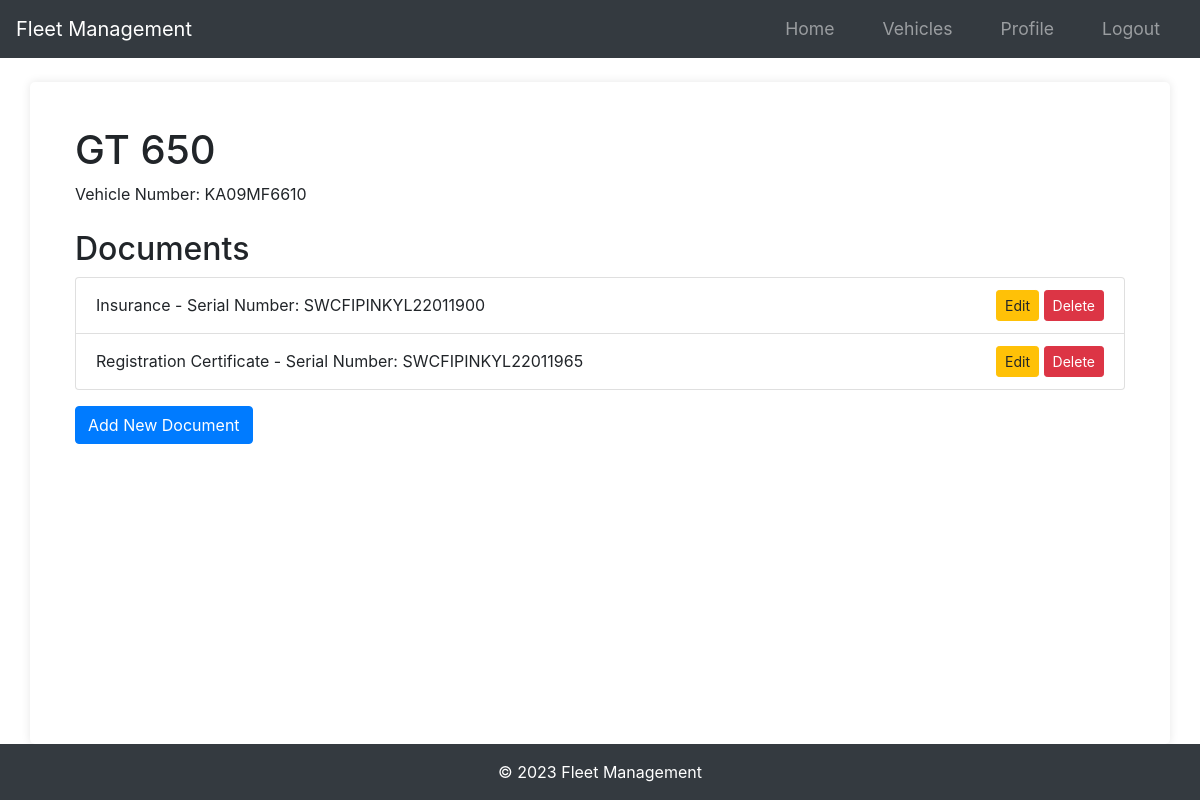
The app's page /vehicle/1 (signed in), older data.
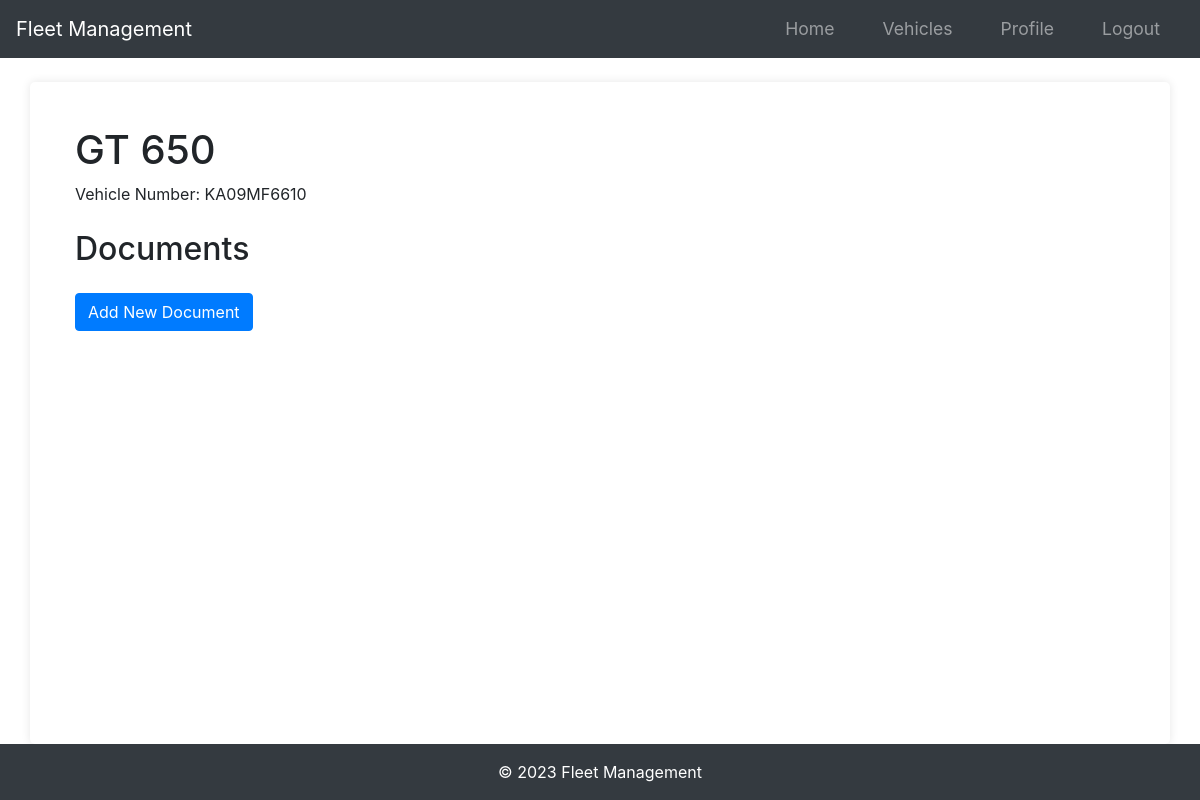
The same page, newer data.
### app/models.py (models this page shows)
class Document(db.Model):
    id = db.Column(db.Integer, primary_key=True)
    document_type = db.Column(db.String(50), nullable=False)
    serial_number = db.Column(db.String(100), nullable=False)
    start_date = db.Column(db.DateTime, nullable=False)
    end_date = db.Column(db.DateTime, nullable=False)
    date_posted = db.Column(db.DateTime, nullable=False, default=datetime.utcnow)
    vehicle_id = db.Column(
        db.Integer,
        db.ForeignKey("vehicle.id", ondelete="CASCADE"),
        nullable=False,
        index=True,
    )

### app/routes.py (the view)
@main.route("/vehicle/<int:vehicle_id>", methods=["GET"])
@login_required
def view_vehicle(vehicle_id):
    vehicle = Vehicle.query.get_or_404(vehicle_id)
    if vehicle.owner != current_user:
        abort(403)
    return render_template("vehicle.html", vehicle=vehicle)

### app/__init__.py (called while the page is built)
def create_app(config_class=Config):
    app = Flask(__name__)
    app.config.from_object(config_class)
    db.init_app(app)
    bcrypt.init_app(app)
    login_manager.init_app(app)
    mail.init_app(app)
    migrate.init_app(app, db)
    login_manager.login_view = "main.login"
    login_manager.login_message_category = "info"
    from app.models import User
    @login_manager.user_loader
    def load_user(user_id):
        return User.query.get(int(user_id))
    from app.routes import main as main_blueprint
    app.register_blueprint(main_blueprint)
    scheduler = BackgroundScheduler()
    scheduler.add_job(check_document_expirations, "interval", hours=24)
    scheduler.start()
    return app

### app/templates/vehicle.html (shortened to what this page needs)
{% extends "layout.html" %}
{% block main %}
<div class="container">
    <h1 class="mt-4">{{ vehicle.name }}</h1>
    <p>Vehicle Number: {{ vehicle.vehicle_number }}</p>
    <h2 class="mt-4">Documents</h2>
    <ul class="list-group">
        {% for document in vehicle.documents %}
        <li class="list-group-item d-flex justify-content-between align-items-center">
            {{ document.document_type }} - Serial Number: {{ document.serial_number }}
            <div>
                <a href="{{ url_for('main.edit_document', vehicle_id=vehicle.id, document_id=document.id) }}" class="btn btn-warning btn-sm">Edit</a>
                <form method="POST" action="{{ url_for('main.delete_document', vehicle_id=vehicle.id, document_id=document.id) }}" class="d-inline">
                    <button type="submit" class="btn btn-danger btn-sm">Delete</button>
                </form>
            </div>
        </li>
        {% endfor %}
    </ul>
    <a href="{{ url_for('main.new_document', vehicle_id=vehicle.id) }}" class="btn btn-primary mt-3">Add New Document</a>
</div>
{% endblock %}

Row changes from the older to the newer data that the page shows:
removed Document: document_type "Insurance", serial_number "SWCFIPINKYL22011900"
removed Document: document_type "Registration Certificate", serial_number "SWCFIPINKYL22011965"
